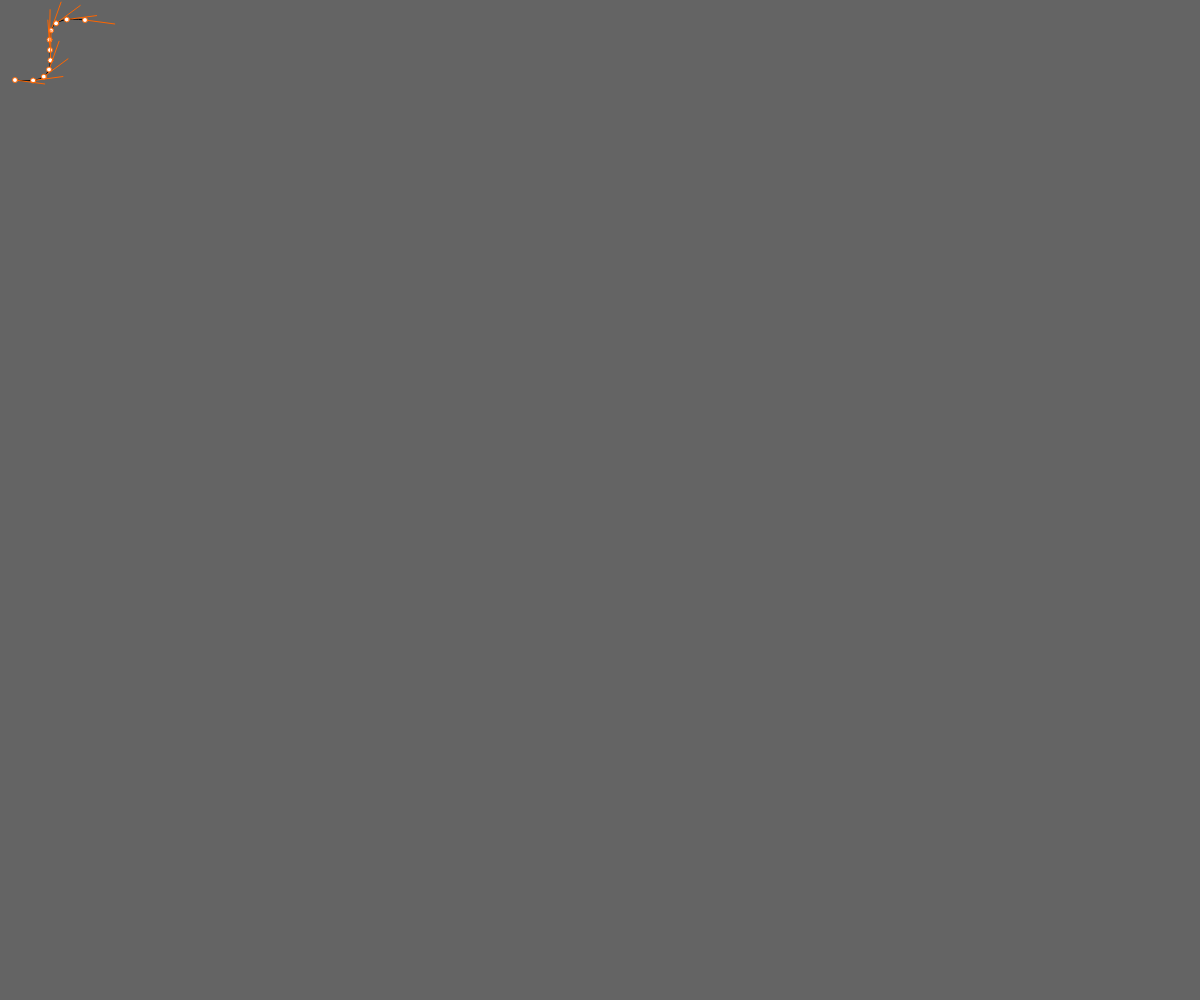
Frame 1 (no input)
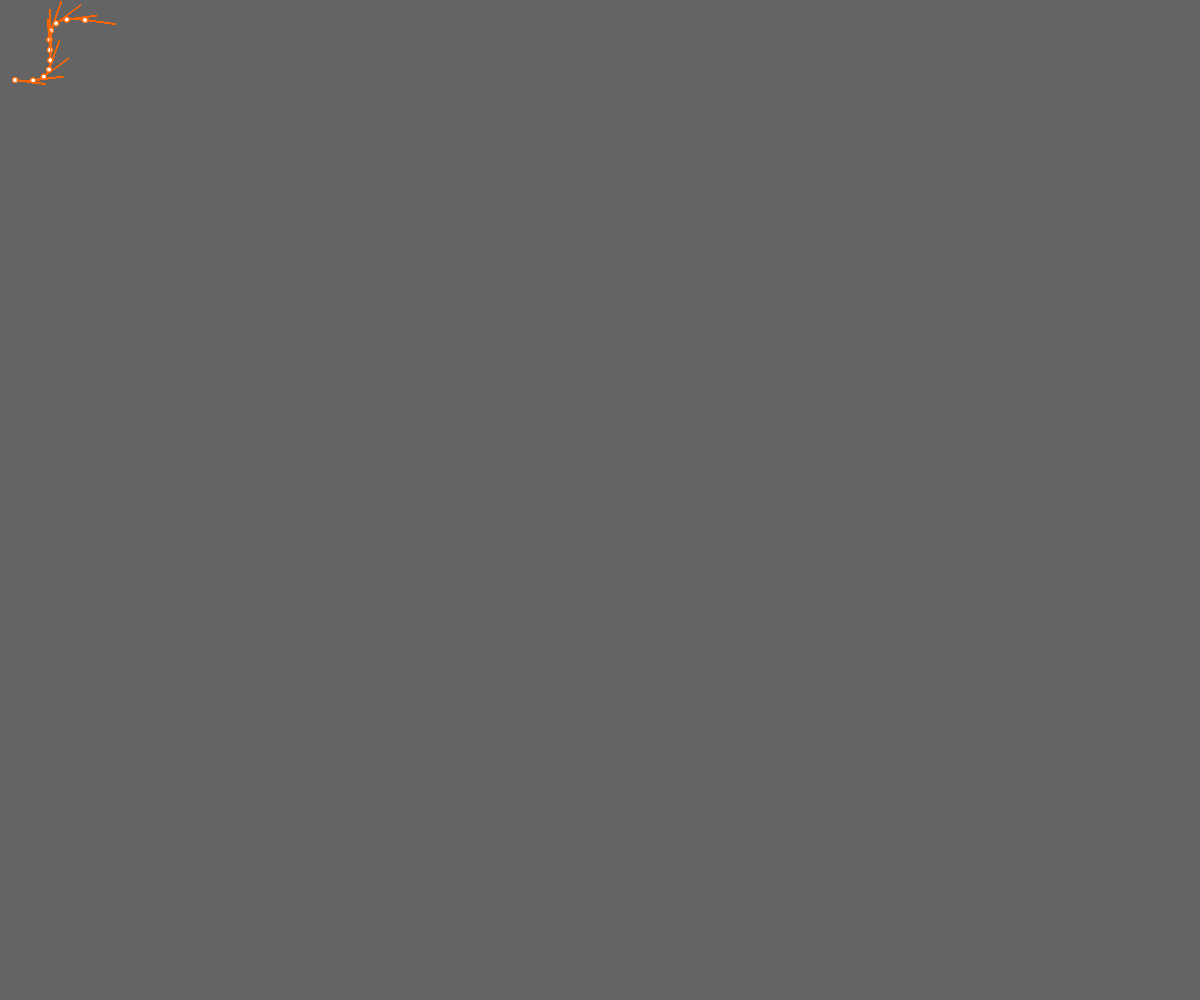
Frame 60 (no input)
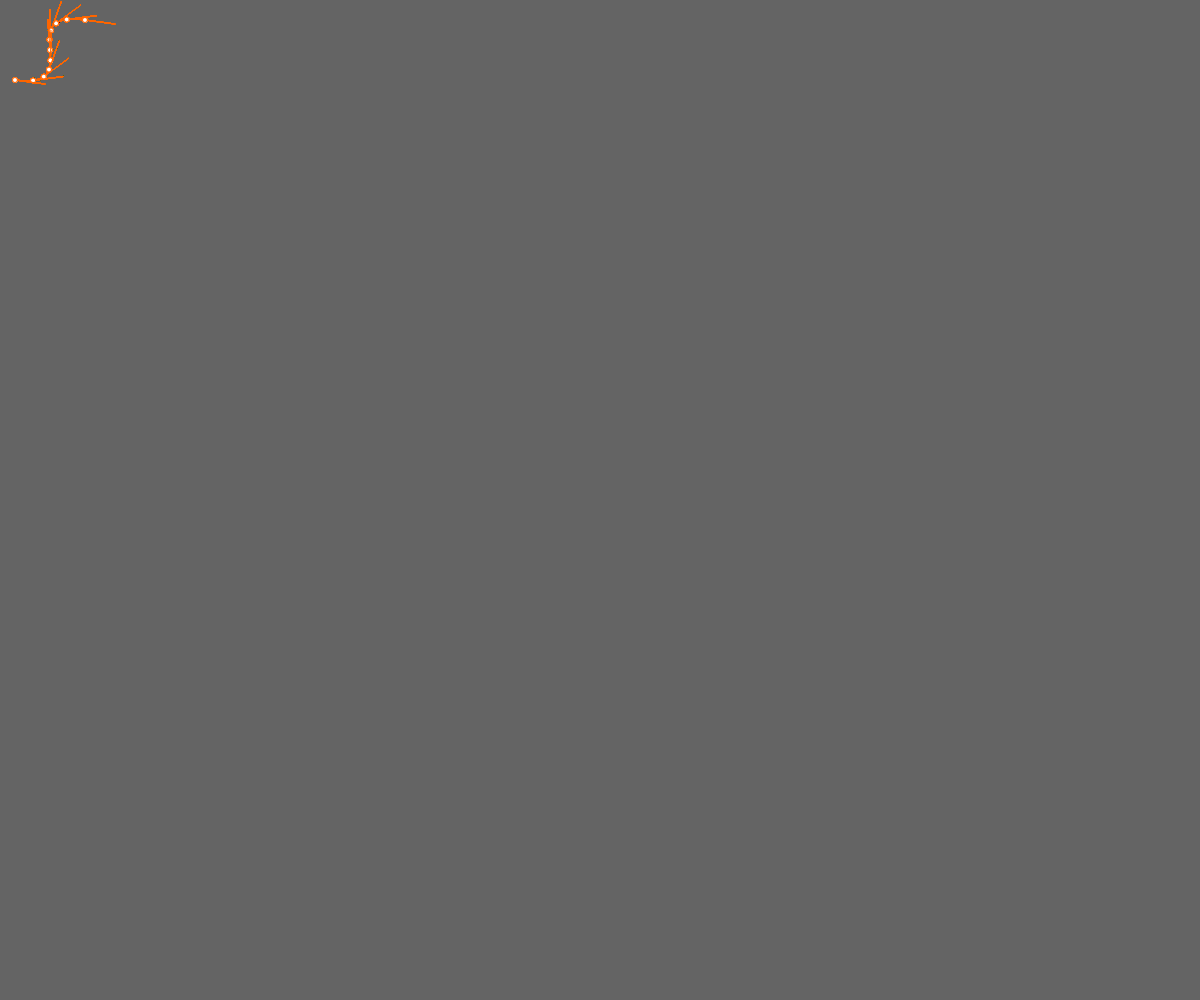
Frame 120 (the mouse pressed at the canvas centre since frame 60)

The p5.js sketch that drew these frames (run headless with seeded random() and noise() and a simulated clock; from frame 60 on, the mouse is pressed at the canvas centre):

// p5.js sketch
// ── sketch.js
// bezierPoint 

function setup() {
  createCanvas(window.innerWidth, window.innerHeight);
  background(100);
};

function draw() {
  noFill();
  let x1 = 85, x2 = 10, x3 = 90, x4 = 15;
  let y1 = 20, y2 = 10, y3 = 90, y4 = 80;
  bezier(x1,y1,x2,y2,x3,y3,x4,y4);
  fill(255);
  let steps = 10;
  
  for(let i = 0; i <= steps; i++){
    let t = i / steps;
    let x = bezierPoint(x1,x2,x3,x4,t);
    let y = bezierPoint(y1,y2,y3,y4,t);
    let tx = bezierTangent(x1,x2,x3,x4,t);
    let ty = bezierTangent(y1,y2,y3,y4,t);
    let a = atan2(ty, tx);
    a += PI;
    stroke(255,102,0);
    line(x,y,cos(a) * 30+x, sin(a) * 30+y);
    ellipse(x,y,5,5)
  }
};
